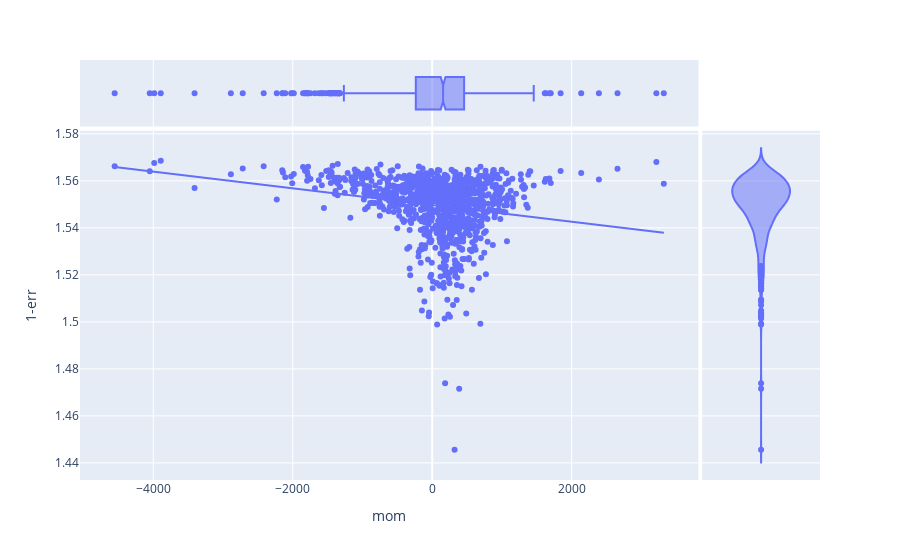

The cell this chart's notebook holds for it:
### Code cell
fig = px.scatter(period, x="mom", y="1-err", marginal_y="violin",
           marginal_x="box", trendline="ols")
fig.show()

### Figure 1 — Plotly figure (JSON) as saved in the notebook; plotly's stock layout.template omitted (floating-point values rounded to 4 significant figures; data arrays with more than 128 entries replaced by an {"elided": "..."} marker saying what was removed)
{"data": [{"hovertemplate": "mom=%{x}<br>1-err=%{y}<extra></extra>", "legendgroup": "", "marker": {"color": "#636efa", "symbol": "circle"}, "mode": "markers", "name": "", "showlegend": false, "type": "scatter", "x": {"elided": "989 float values"}, "xaxis": "x", "y": {"elided": "989 float values"}, "yaxis": "y"}, {"alignmentgroup": "True", "hovertemplate": "mom=%{x}<extra></extra>", "legendgroup": "", "marker": {"color": "#636efa", "symbol": "circle"}, "name": "", "notched": true, "offsetgroup": "", "showlegend": false, "type": "box", "x": {"elided": "989 float values"}, "xaxis": "x3", "yaxis": "y3"}, {"alignmentgroup": "True", "hovertemplate": "1-err=%{y}<extra></extra>", "legendgroup": "", "marker": {"color": "#636efa", "symbol": "circle"}, "name": "", "offsetgroup": "", "scalegroup": "y", "showlegend": false, "type": "violin", "xaxis": "x2", "y": {"elided": "989 float values"}, "yaxis": "y2"}, {"hovertemplate": "<b>OLS trendline</b><br>1-err = -3.55136e-06 * mom + 1.54967<br>R<sup>2</sup>=0.040120<br><br>mom=%{x}<br>1-err=%{y} <b>(trend)</b><extra></extra>", "legendgroup": "", "marker": {"color": "#636efa", "symbol": "circle"}, "mode": "lines", "name": "", "showlegend": false, "type": "scatter", "x": {"elided": "989 float values"}, "xaxis": "x", "y": {"elided": "989 float values"}, "yaxis": "y"}], "layout": {"legend": {"tracegroupgap": 0}, "margin": {"t": 60}, "xaxis": {"anchor": "y", "domain": [0, 0.8358], "title": {"text": "mom"}}, "xaxis2": {"anchor": "y2", "domain": [0.8408, 1], "matches": "x2", "showgrid": false, "showline": false, "showticklabels": false, "ticks": ""}, "xaxis3": {"anchor": "y3", "domain": [0, 0.8358], "matches": "x", "showgrid": true, "showticklabels": false}, "xaxis4": {"anchor": "y4", "domain": [0.8408, 1], "matches": "x2", "showgrid": false, "showline": false, "showticklabels": false, "ticks": ""}, "yaxis": {"anchor": "x", "domain": [0, 0.8316], "title": {"text": "1-err"}}, "yaxis2": {"anchor": "x2", "domain": [0, 0.8316], "matches": "y", "showgrid": true, "showticklabels": false}, "yaxis3": {"anchor": "x3", "domain": [0.8416, 1], "matches": "y3", "showgrid": false, "showline": false, "showticklabels": false, "ticks": ""}, "yaxis4": {"anchor": "x4", "domain": [0.8416, 1], "matches": "y3", "showgrid": true, "showline": false, "showticklabels": false, "ticks": ""}}}
